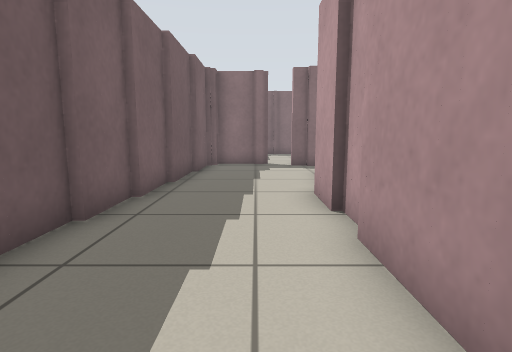
[1] (above)

22 first-person views from a walk through a Stage world. The camera is 0.68 m above the floor, tilts 8° down and sees 80° across. Floor lines are 1 m apart. The floor is counted in squares, 0.5 m on a side. Each view is taken from the middle of a square. On the plan, view 1 faces up. The plan holds only what a view shows up to about 14 squares ahead; the rest is blank. The place goes on beyond the plan. Robots are left out.

[2]
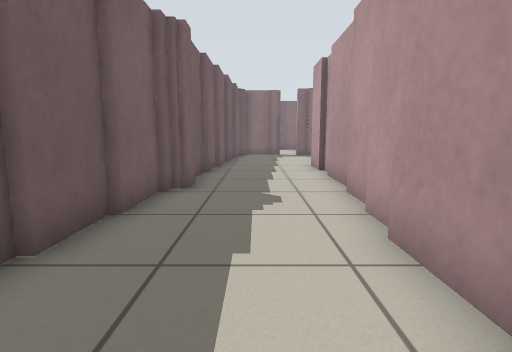

[3]
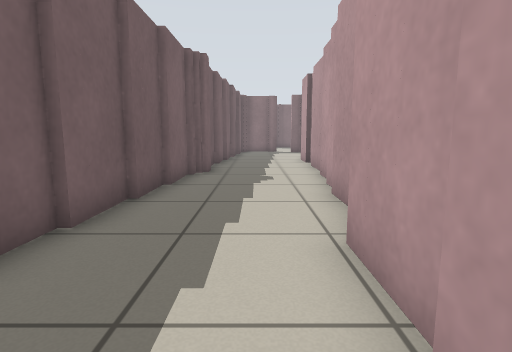

[4]
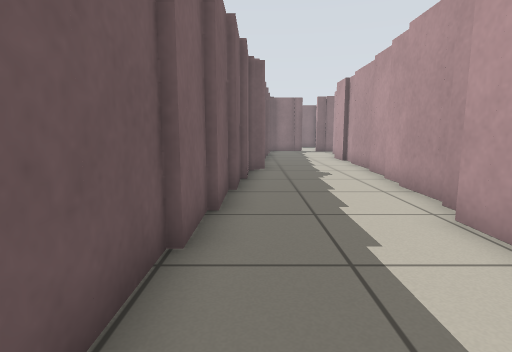

[5]
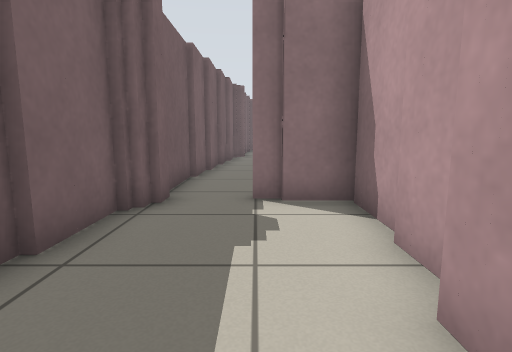

[6]
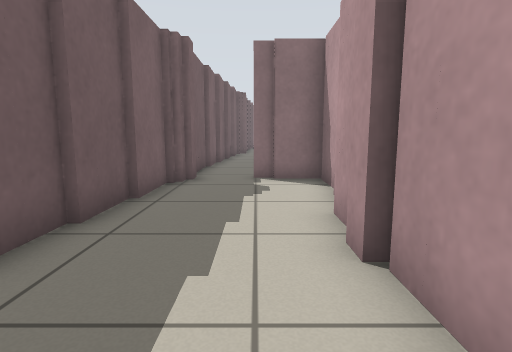

[7]
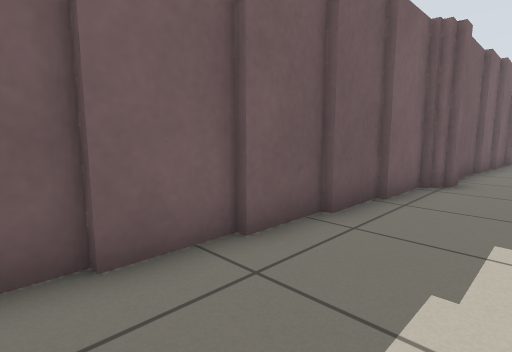

[8]
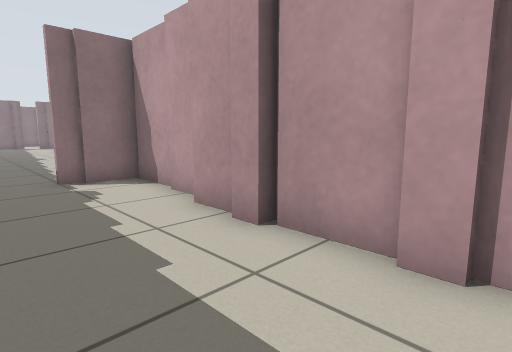

[9]
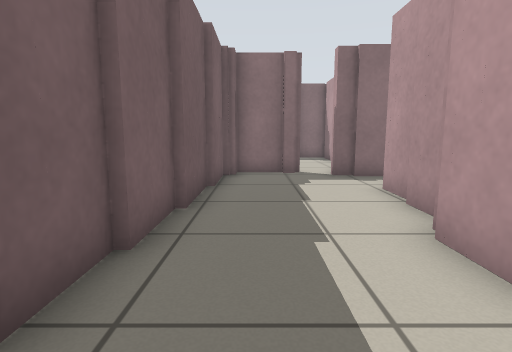

[10]
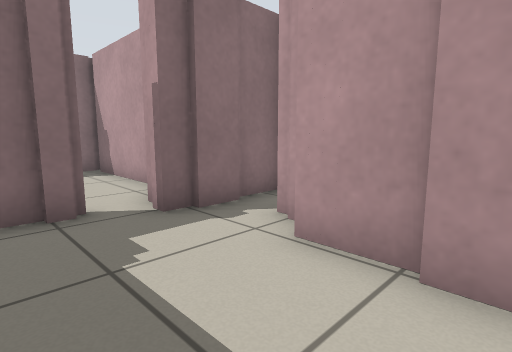

[11]
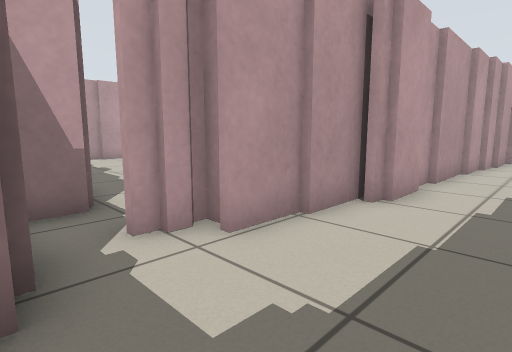

[12]
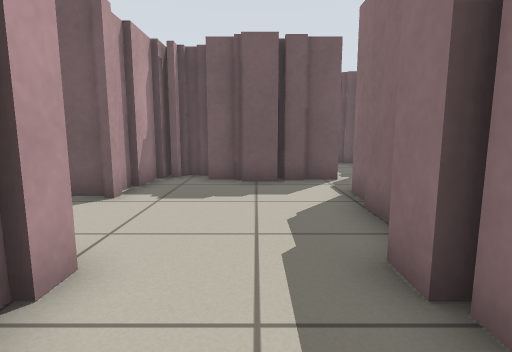

[13]
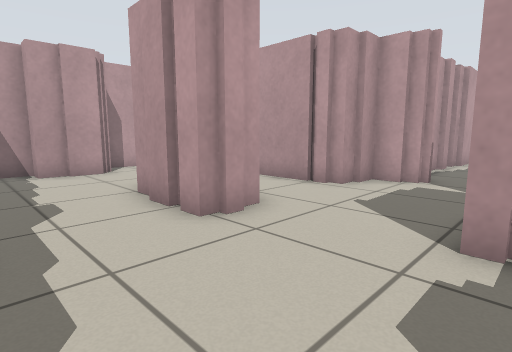

[14]
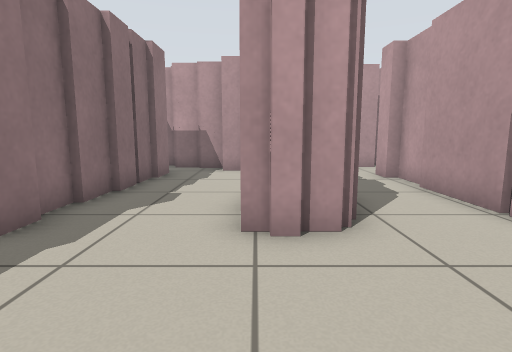

[15]
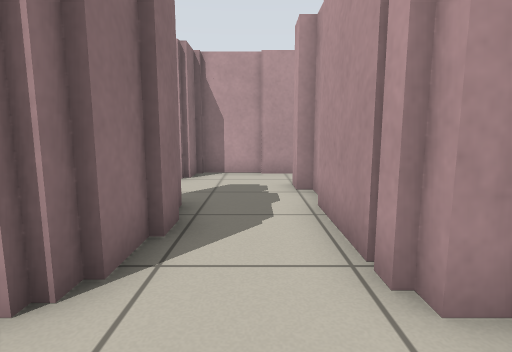

[16]
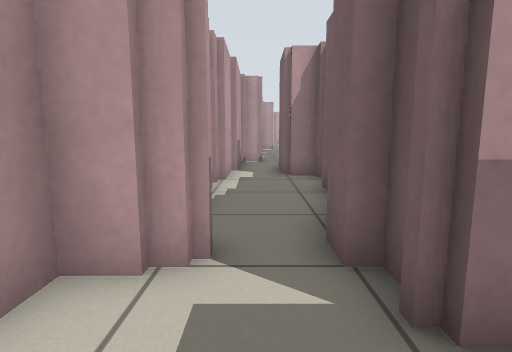

[17]
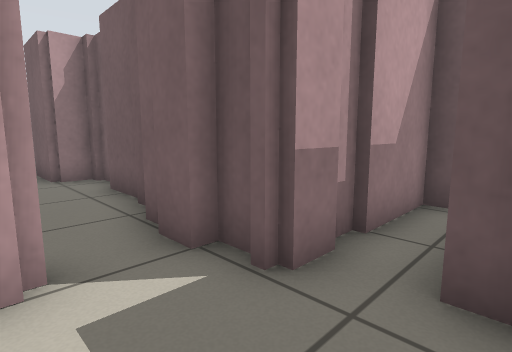

[18]
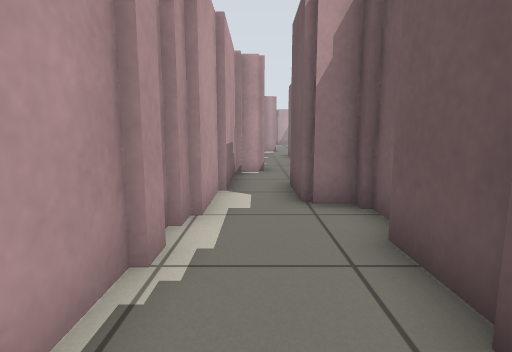

[19]
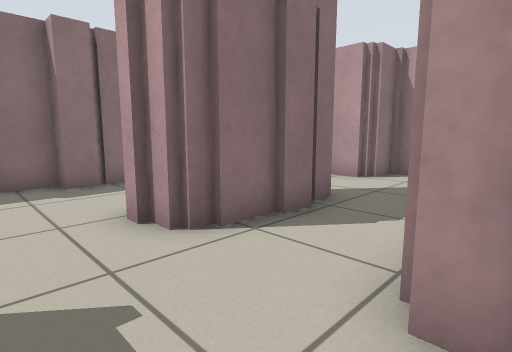

[20]
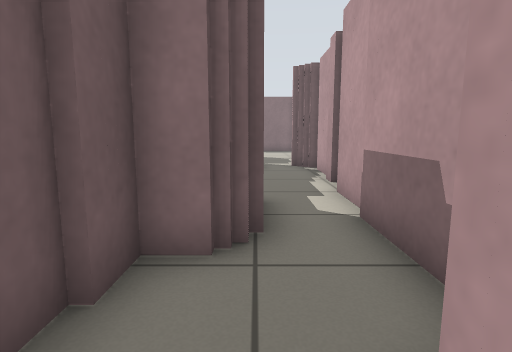

[21]
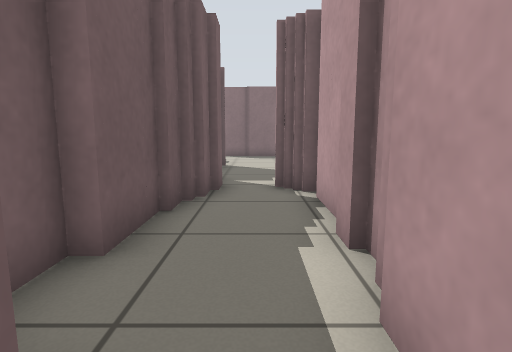

[22]
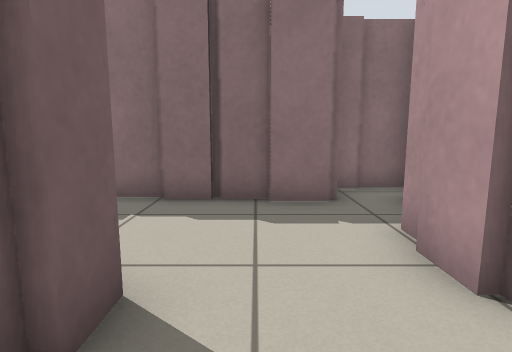

### Floor plan
Key: @ floor where view 1 was taken; # wall or solid block; . floor.
Columns run from 5 left of view 1 to 17 right of it. Each row starts with its distance up from view 1.
 15       ..
 14    ###.#
 13    #...####
 12    #......#
 11    #....#.########  ###
 10    #...##.......#####.#
  9    #...##.............#
  8    #...##............##
  7   ##...#......####...#
  6   #....#####..####...##
  5   #....#  # ...###....#
  4   #....#  # ..........#
  3   #...##  #...#######.#
  2   #...##  ##..#       #
  1   #...#    #.##
  0   #..@#    #.#
 -1  ##...#   ##.#
 -2  ##...#   #..#
 -3  #....#   #..#
 -4  #....#   #..#
 -5  #...##   #..#
 -6  #...#    ##.#
 -7  #...#    ##.#
 -8  #...#    ##.#
 -9  #...#    #..#
-10  #.###    #..#
-11 ##...#     .##
-12 ##...#     .
-13 #....#
-14 #...##
-15 #...#
-16 #...#
-17 #...#
-18 #...#
-19 #. .#

Positions as (right, up) in squares from view 1, and headings:
1: (0, 0), facing up
2: (-1, -6), facing up
3: (-1, -9), facing up
4: (-3, -10), facing up
5: (-2, -16), facing up
6: (-2, -19), facing up
7: (-2, -19), facing up-left
8: (-4, -19), facing up-right
9: (-1, 3), facing up
10: (-1, 8), facing up-right
11: (-1, 13), facing down-right
12: (12, 9), facing left
13: (5, 10), facing down-right
14: (5, 7), facing right
15: (7, 4), facing right
16: (7, 4), facing down
17: (8, 4), facing down-left
18: (7, 0), facing down
19: (7, 2), facing up-right
20: (6, -12), facing up
21: (7, -7), facing up
22: (14, 4), facing up
